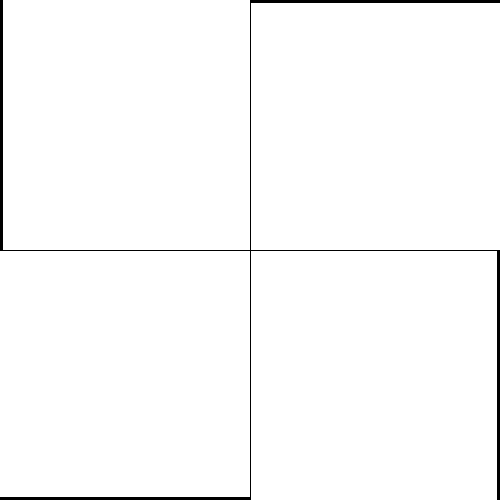
Frame 1 (no input)
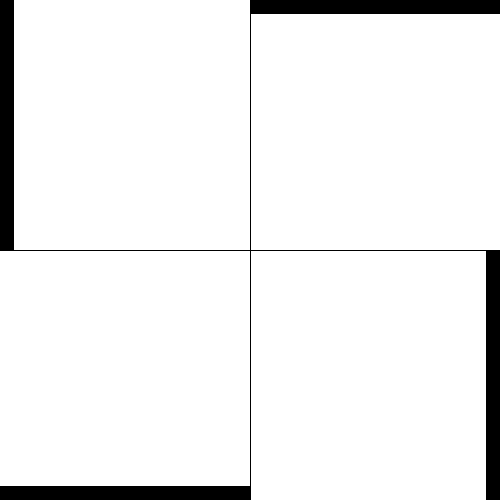
Frame 60 (the mouse pressed at the canvas centre just before this capture)
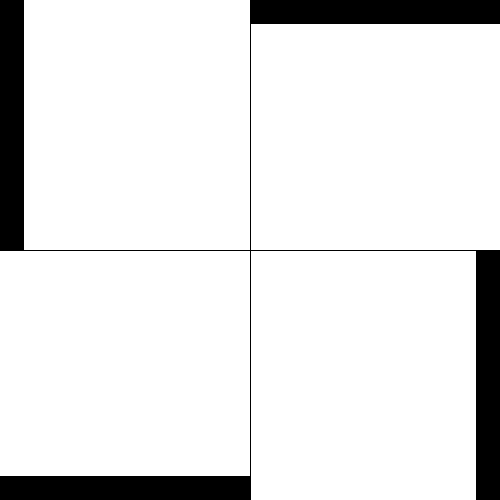
Frame 120 (the mouse held since frame 60 and released just before this capture)

The Processing sketch that drew these frames (run headless with seeded random() and noise(); from frame 60 on, the mouse is pressed at the canvas centre):

// Processing sketch: processing_168274
// ── processing_168274.pde

void setup()
{
 size(500,500);
 background(255);
 fill(0);
 line(250,0,250,500);
 line(0,250,500,250);
}

void draw()
{
 rectMode(CORNERS);
 rect(0,0,millis()/100.0,250);
 rect(250,0,500,millis()/100.0);
 rect(0,500-millis()/100.0,250,500);
 rect(500-millis()/100.0,250,500,500);
}
